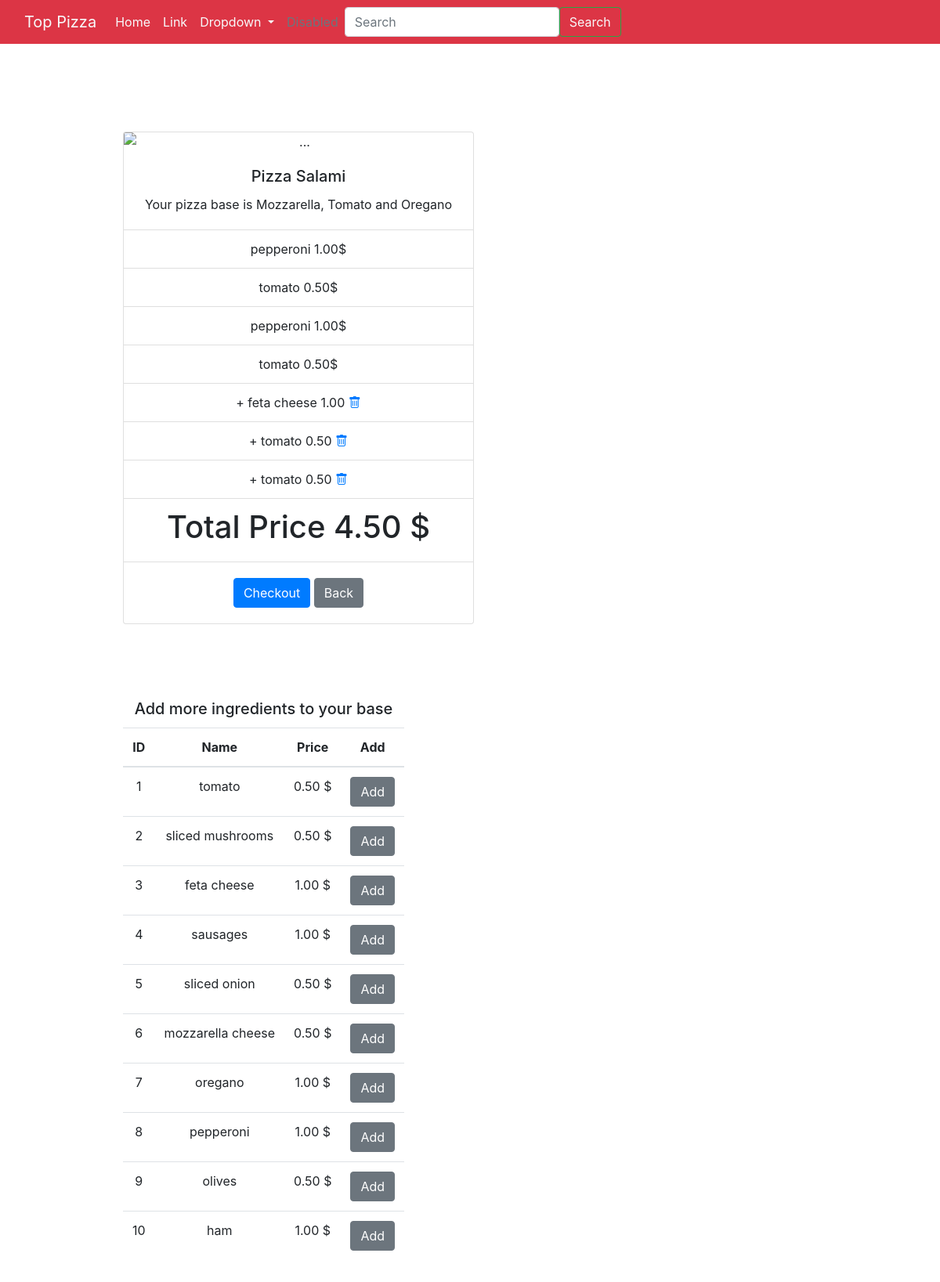
/dashboard.php?action=getPizza&pizza_id=3, run on the app's committed database.
### tables this page shows
CREATE TABLE `pizzas` (
  `id` int(11) NOT NULL,
  `pizza_name` varchar(25) NOT NULL,
  `description` varchar(100) NOT NULL
);

CREATE TABLE `ingredients` (
  `id` int(11) NOT NULL,
  `name` varchar(255) NOT NULL,
  `price` decimal(10,2) NOT NULL
);

### src/controllers/DashboardRequests.php (called while the page is built, shortened)
<?php
$controller = new Controller();
$ingredients = $controller->getAllIngredients();
$request = $_REQUEST;
if (isset($request["action"]) && $request["action"] == "getPizza") {
    $id= $request["pizza_id"];
    $currentPizza = $controller->getPizzaById($id);
    $defaultIngredients=$controller->getDefaultIngredients($id);
    $ingredientsById=$controller->getIngredientsById($id);
}

### src/controllers/Controller.php (called while the page is built, shortened)
<?php
require_once("src\models\IngredientsModel.php");
require_once("src\models\PizzasModel.php");
class Controller
{
    protected $pizzasModel;
    protected $ingredientsModel;
    function __construct()
    {
        $this->ingredientsModel = new IngredientsModel();
        $this->pizzasModel = new PizzasModel();
    }
    function getAllIngredients()
    {
        $ingredients = $this->ingredientsModel->getAllIngredients();
        return $ingredients;
    }
    function getPizzaById($id)
    {
        $currentPizza = $this->pizzasModel->getPizzaById($id);
        return $currentPizza;
    }
    function getIngredientsById($id){
        $ingredients = $this->pizzasModel->getIngredientsById($id);
        return $ingredients;
    }
    function getDefaultIngredients($id){
        $defaultIngredients = $this->pizzasModel->getDefaultIngredientsById($id);
        return $defaultIngredients;
    }
}

### config/db.php (called while the page is built, shortened)
<?php
class Database
{
    private $host;
    private $db;
    private $user;
    private $password;
    private $charset;
    public function __construct()
    {
        $this->host = HOST;
        $this->db = DB;
        $this->user = USER;
        $this->password = PASSWORD;
        $this->charset = CHARSET;
    }
    function connect()
    {
        try {
            $connection = "mysql:host=" . $this->host . ";"
                . "dbname=" . $this->db . ";"
                . "user=" . $this->user . ";"
                . "password=" . $this->password . ";"
                . "charset=" . $this->charset;
            $options = [
                PDO::ATTR_ERRMODE           =>  PDO::ERRMODE_EXCEPTION,
                PDO::ATTR_EMULATE_PREPARES  => FALSE,
            ];
            $pdo = new PDO($connection, USER, PASSWORD, $options);
            return $pdo;
        } catch (PDOException $e) {
            require_once("dberror.php");
        }
    }
}

### src/models/PizzasModel.php (called while the page is built, shortened)
<?php
class PizzasModel
{
    protected $db;
    function __construct()
    {
        $this->db = new Database();
    }
    function getPizzaById($id)
    {
        $query=$this->db->connect()->prepare("SELECT * FROM pizza_prices  WHERE id = $id;");
        try {
            $query->execute();
            $pizzas = $query->fetchAll();
            return $pizzas;
        } catch (PDOException $e) {
            return false;
        }
    }
    function getIngredientsById($id)
    {
        $query = $this->db->connect()->prepare("SELECT i.price, i.name, i.id as ingredient_Id
        FROM pizzas p
         JOIN pizza_extra_ingredients pi ON p.id = pi.pizza_id
        JOIN ingredients i ON pi.ingredient_id = i.id
        WHERE p.id = $id");
        try {
            $query->execute();
            $pizzas = $query->fetchAll();
            return $pizzas;
        } catch (PDOException $e) {
            return false;
        }
    }
    function getDefaultIngredientsById($id)
    {
        $query = $this->db->connect()->prepare("SELECT i.price, i.name, i.id as ingredient_Id
        FROM pizzas p
         JOIN pizza_ingredients pi ON p.id = pi.pizza_id
        JOIN ingredients i ON pi.ingredient_id = i.id
        WHERE p.id = $id");
        try {
            $query->execute();
            $pizzas = $query->fetchAll();
            return $pizzas;
        } catch (PDOException $e) {
            return false;
        }
    }
}

### src/models/ingredientsModel.php (called while the page is built)
<?php
require_once("config/db.php");
class IngredientsModel
{
    protected $db;
    function __construct()
    {
        $this->db = new Database();
    }
    function getAllIngredients()
    {
        $query = $this->db->connect()->prepare("SELECT id, name, price
        FROM ingredients");
        try {
            $query->execute();
            $ingredients = $query->fetchAll();
            return $ingredients;
        } catch (PDOException $e) {
            return [];
        }
    }
}

### dashboard.php (the view, shortened to what this page needs)
<?php
require_once "src/models/ingredientsModel.php";
require_once "src/models/PizzasModel.php";
require_once "src/controllers/Controller.php";
require_once "src/controllers/DashboardRequests.php";
?>
<!DOCTYPE html>
<html lang="en">
<head>
    <link rel="stylesheet" href="https://stackpath.bootstrapcdn.com/bootstrap/4.5.0/css/bootstrap.min.css">
    <link rel="stylesheet" href="https://cdn.jsdelivr.net/npm/bootstrap-icons@1.5.0/font/bootstrap-icons.css">
</head>
<body>
    <?php include("html\header.php"); ?>
    <main class="container text-center">
        <div class="row m-5  d-flex flex-wrap p-3  ">
            <div class="card m-5" style="width: 28rem;">
                <img src="https://www.lanacion.com.ar/resizer/P12DrdN140M2NuxBkxcBQvnYUEY=/1200x800/filters:format(webp):quality(80)/cloudfront-us-east-1.images.arcpublishing.com/lanacionar/M7NX62ONAJGRHMGZQKL3UMOIG4.jpeg
  " class="card-img-top" alt="...">
                <div class="card-body">
                    <h5 class="card-title">Pizza <?php echo $currentPizza[0]["pizza_name"]; ?></h5>
                    <p class="card-text">Your pizza base is Mozzarella, Tomato and Oregano </p>
                </div>
                <ul class="list-group list-group-flush">
                    <?php
                    if ($defaultIngredients) {
                        foreach ($defaultIngredients as $index => $ingredient) {
                            echo "<li class='list-group-item'>" . $ingredient["name"] . " " . $ingredient["price"] . "$    </li>";
                        }
                    }
                    if ($ingredientsById) {
                        foreach ($ingredientsById as $index => $ingredient) {
                            echo "<li class='list-group-item'> + " . $ingredient["name"] . " " . $ingredient["price"] . "      <a  href='?action=deleteIngredient&idIngredient=" . $ingredient["ingredient_Id"] . "&idPizza=" . $currentPizza[0]["id"] . "'><i class='bi bi-trash'></i></a></li>";
                        }
                    } else {
                        echo "<li class='list-group-item'><h5>No extra ingredients added yet</h5></li>";
                    }
                    echo "<li class='list-group-item'> <h1>Total Price <span> " . $currentPizza[0]["total_price"] . " $ </span></h1>   ";
                    ?>
                </ul>
                <div class="card-body">
                    <a class='btn btn-primary' href=''>Checkout</a></li>
                    <a id="home" class="btn btn-secondary" href="./">Back</a>
                </div>
            </div>
            <div class="m-5">
                <table class="table">
                    <h5 class="card-title">Add more ingredients to your base</h5>
                    <thead>
                        <tr>
                            <th class="tg-0pky">ID</th>
                            <th class="tg-0pky">Name</th>
                            <th class="tg-0lax">Price</th>
                            <th class="tg-0lax">Add</th>
                        </tr>
                    </thead>
                    <tbody>
                        <?php
                        if ($ingredients) {
                            foreach ($ingredients as $index => $ingredient) {
                                echo "<tr>";
                                echo "<td class='tg-0lax'>" . $ingredient["id"] . "</td>";
                                echo "<td class='tg-0lax'>" . $ingredient["name"] . "</td>";
                                echo "<td class='tg-0lax'>" . $ingredient["price"] . " $</td>";
                                echo "<td colspan='2' class='tg-0lax'>
    <a class='btn btn-secondary' href='?action=addIngredient&idIngredient=" . $ingredient["id"] . "&idPizza=" . $currentPizza[0]["id"] . "'>Add</a>
    </td>";
                                echo "</tr>";
                            }
                        } else {
                            echo "<tr><td colspan='4' class='tg-0lax'>Error loading ingredients</td></tr>";
                        }
                        ?>
                    </tbody>
                </table>
            </div>
        </div>
    </main>
</body>
</html>

### data on the page
pizzas: pizza_name "Salami"
ingredients: name "pepperoni", price "1.00", id "8"
ingredients: name "tomato", price "0.50", id "1"
ingredients: name "feta cheese", price "1.00", id "3"
ingredients: id "2", name "sliced mushrooms", price "0.50"
ingredients: id "4", name "sausages", price "1.00"
ingredients: id "5", name "sliced onion", price "0.50"
ingredients: id "6", name "mozzarella cheese", price "0.50"
ingredients: id "7", name "oregano", price "1.00"
ingredients: id "9", name "olives", price "0.50"
ingredients: id "10", name "ham", price "1.00"

### other printed values
$currentPizza[0]["total_price"] "4.50"
